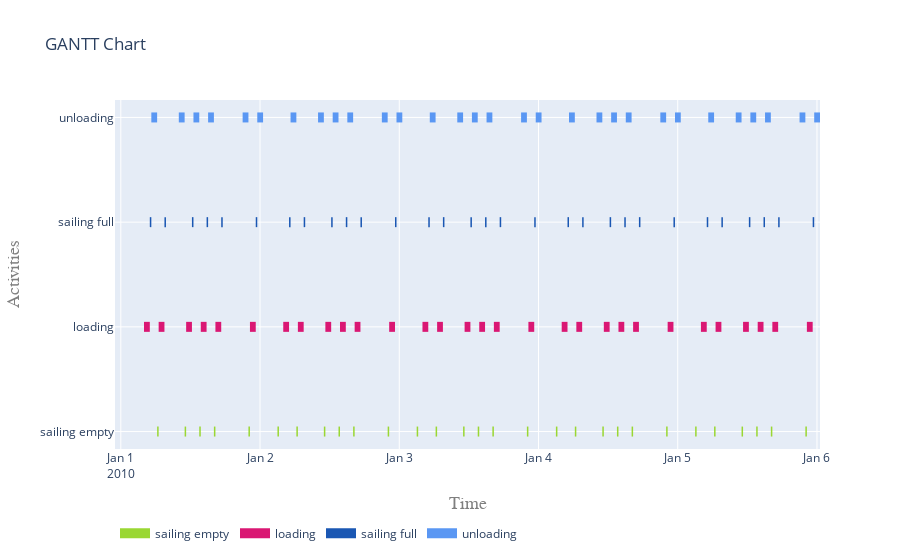

Notebook code cell kept with this figure:
### Markdown cell above
**_Some observations:_**
* The moving criterion states that sailing can only commence when Hs is below 6 m, and there is a window of at least 3600 seconds. While the first data point from the metocean file has a Hs below 6 m, viz. 4 m, the next data point has a Hs higher than 6 m. Since the time interval is exactly 3600 seconds the vessel decides to wait. The first data point with a Hs lower than 6 m is found at 03:00 hours. The vessel then starts 'sailing empty'. However, since the vessels origin is 'to_site', 'sailing empty' takes 0 seconds. 
* The vessel is ready to start loading at 03:00 hours. However, the loading criterion states that loading can only commence when Hs is below 4.5 m. The first time this happens in the metocean dataseries is 04:00 o'clock. So the loading commences at 04:00 hours.

### Code cell
plot.get_gantt_chart(sub_processes)

### Figure 1 — Plotly figure (JSON) as saved in the notebook; plotly's stock layout.template omitted (floating-point values rounded to 4 significant figures; data arrays with more than 128 entries replaced by an {"elided": "..."} marker saying what was removed)
{"data": [{"connectgaps": false, "hoverinfo": "y+name", "line": {"color": "rgb(154,215,51)", "width": 10}, "mode": "lines", "name": "sailing empty", "type": "scatter", "x": {"elided": "150 str values"}, "y": {"elided": "150 str values"}}, {"connectgaps": false, "hoverinfo": "y+name", "line": {"color": "rgb(218,23,115)", "width": 10}, "mode": "lines", "name": "loading", "type": "scatter", "x": {"elided": "150 str values"}, "y": {"elided": "150 str values"}}, {"connectgaps": false, "hoverinfo": "y+name", "line": {"color": "rgb(26,87,179)", "width": 10}, "mode": "lines", "name": "sailing full", "type": "scatter", "x": {"elided": "150 str values"}, "y": {"elided": "150 str values"}}, {"connectgaps": false, "hoverinfo": "y+name", "line": {"color": "rgb(90,151,243)", "width": 10}, "mode": "lines", "name": "unloading", "type": "scatter", "x": {"elided": "150 str values"}, "y": {"elided": "150 str values"}}], "layout": {"hovermode": "closest", "legend": {"orientation": "h", "x": 0, "y": -0.2}, "title": {"text": "GANTT Chart"}, "xaxis": {"range": ["2009-12-31T23:00:00", "2010-01-06T00:31:25.649182"], "title": {"font": {"color": "#7f7f7f", "family": "Courier New, monospace", "size": 18}, "text": "Time"}}, "yaxis": {"title": {"font": {"color": "#7f7f7f", "family": "Courier New, monospace", "size": 18}, "text": "Activities"}}}}
